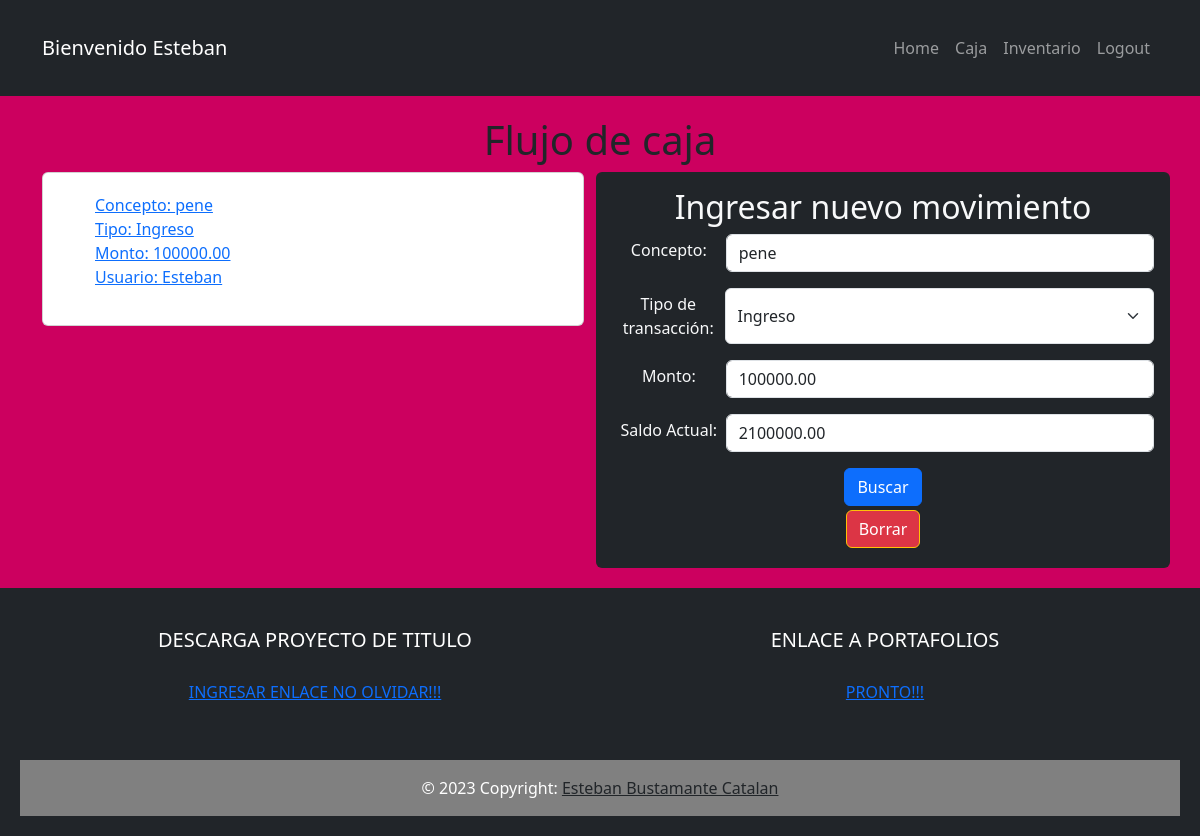
Page /caja/detalle/13/ (signed in) on the earlier database version.
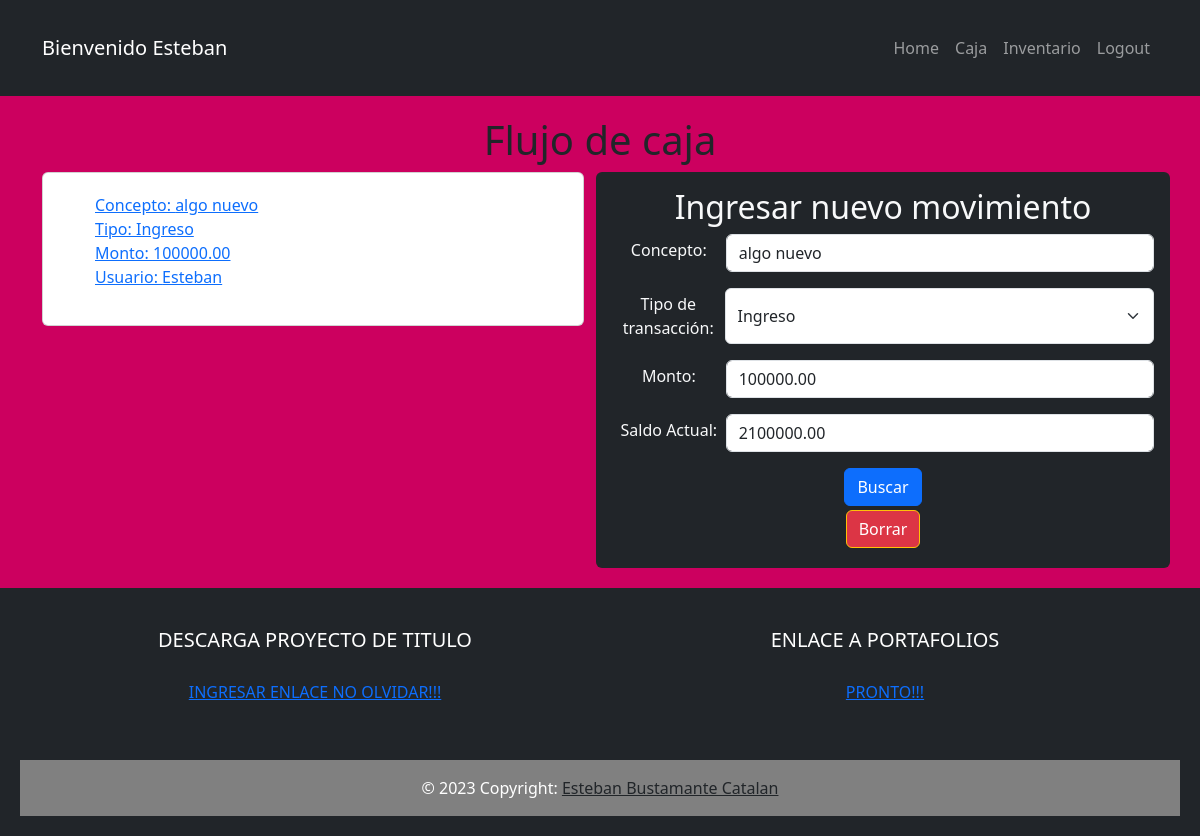
Same page on the later database version.
### inventario/models.py (models this page shows, shortened)
class FlujoCaja(models.Model):
    fecha = models.DateField(default=timezone.now)
    concepto = models.CharField(max_length=255)
    tipo_transaccion = models.CharField(
        max_length=10,
        choices=[('Ingreso', 'Ingreso'), ('Egreso', 'Egreso')]
    )
    monto = models.DecimalField(max_digits=10, decimal_places=2)
    saldo_actual = models.DecimalField(
        max_digits=10, decimal_places=2, blank=True, null=True)
    usuario = models.ForeignKey(User, on_delete=models.CASCADE, null=True, blank=True)

### inventario/views.py (the view)
# urls.py: path('caja/detalle/<int:caja_id>/', views.detalle_caja, name='detalle_caja'),
@login_required
def detalle_caja(request, caja_id):
    flujo_de_caja = FlujoCaja.objects.get(id=caja_id)
    form = FlujoCajaForm()
    return render(request, 'detalle_caja.html', {'flujo_de_caja': flujo_de_caja, 'form': form})

### inventario/forms.py
class FlujoCajaForm(ModelForm):
    class Meta:
        model = FlujoCaja
        fields = ['concepto', 'tipo_transaccion', 'monto', 'saldo_actual']

### inventario/templates/detalle_caja.html (shortened to what this page needs)
{% extends 'base.html' %} {% block content%}
<div class="container">
    <h1>Flujo de caja</h1>
    <div class="row">
        <div class="col">
            <div class="card">
                <a href="{% url 'detalle_caja' flujo_de_caja.id %}">
                    <ul>
                        <li>Concepto: {{flujo_de_caja.concepto}}</li>
                        <li>Tipo: {{flujo_de_caja.tipo_transaccion}}</li>
                        <li>Monto: {{flujo_de_caja.monto}}</li>
                        <li>Usuario: {{flujo_de_caja.usuario}}</li>
                    </ul>
                </a>
            </div>
        </div>
        <div class="col bg-dark text-light text-center p-3 rounded">
            <h2>Ingresar nuevo movimiento</h2>
            <form method="POST" action="{% url 'crear_flujo_caja' %}">
                <div class="mb-3 d-flex justify-content-between">
                    <label for="concepto" class="form-label w-25 m-1">Concepto:</label>
                    <input type="text" class="form-control" id="concepto" value="{{flujo_de_caja.concepto}}" name="concepto">
                </div>
                <div class="mb-3 d-flex justify-content-between">
                    <label for="tipo_transaccion" class="form-label w-25 m-1">Tipo de transacción:</label>
                    <select class="form-select" id="tipo_transaccion" name="tipo_transaccion">
                        {% for choice in form.tipo_transaccion.field.choices %}
                            <option value="{{ choice.0 }}" {% if choice.0 == flujo_de_caja.tipo_transaccion %}selected{% endif %}>
                                {{ choice.1 }}
                            </option>
                        {% endfor %}
                    </select>
                </div>
                <div class="mb-3 d-flex justify-content-between">
                    <label for="monto" class="form-label w-25 m-1">Monto:</label>
                    <input type="text" class="form-control" id="monto" value="{{flujo_de_caja.monto}}" name="monto">
                </div>
                <div class="mb-3 d-flex justify-content-between">
                    <label for="saldo_actual" class="form-label w-25 m-1">Saldo Actual:</label>
                    <input type="text" class="form-control" id="saldo_actual" value="{{flujo_de_caja.saldo_actual}}" name="saldo_actual">
                </div>
                <button class="btn btn-primary" type="submit">Buscar</button>
            </form>
            <form action="{% url 'borrar_flujo_caja' flujo_de_caja.id %}" method="POST" onsubmit="return confirmarBorrado"><button class="btn btn-danger border border-warning m-1">Borrar</button></form>
        </div>
    </div>
</div>
{% endblock %}

Differences in the rows shown:
changed FlujoCaja "Ingreso": concepto "pene" → "algo nuevo"
